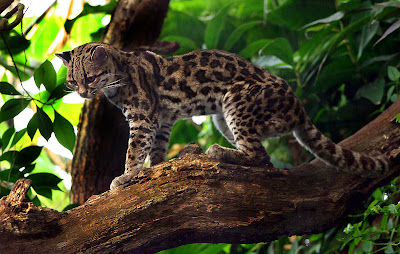
#> input picture gato-maracaja.jpg, 400 x 254 px
$ jupyter execute M1A7.ipynb   (shell and % lines are left out)
#> lines starting #> are read from the running program, lines starting #| are printed output that depends on the picture
[cell 1]
import numpy as np
import matplotlib.pyplot as plt
import cv2

[cell 2]
image = cv2.imread("./gato-maracaja.jpg")
#> image is the input picture: shape (254, 400, 3); mean B, G, R 40.8, 70.3, 67.7

[cell 3]
plt.imshow(cv2.cvtColor(image, cv2.COLOR_BGR2RGB))

[cell 4]
x_canny = np.array([[-1,0,1], [-2,0,2], [-1,0,1]])
y_canny = np.array([[-1,-2,-1], [0,0,0], [1,2,1]])

sharp = np.array([[0,-1,0], [-1,5,-1], [0,-1,0]])

print(f"x canny kernel:\n{x_canny}")
print(f"y canny kernel:\n{y_canny}")
print(f"sharp kernel:\n{sharp}")

[cell 5]
gray = cv2.cvtColor(image, cv2.COLOR_BGR2GRAY)
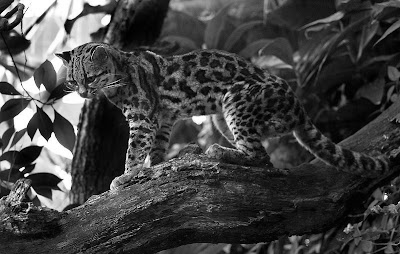
#> gray: shape (254, 400); min 0, max 255, mean 66.2
plt.imshow(gray, cmap="gray")

[cell 6]
image_canny = cv2.filter2D(gray,-1, x_canny)
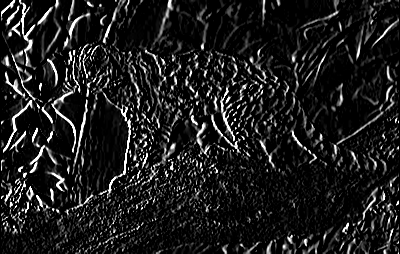
#> image_canny: shape (254, 400); min 0, max 255, mean 29.3
image_canny = cv2.filter2D(gray, -1, y_canny)
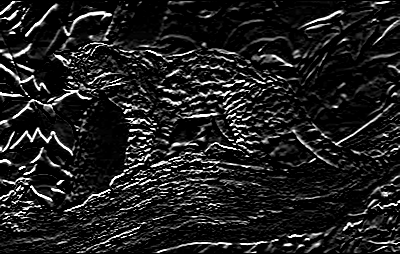
#> image_canny: shape (254, 400); min 0, max 255, mean 31.9
plt.imshow(image_canny, cmap="gray")

[cell 7]
image_sharp = cv2.filter2D(image, -1, sharp)
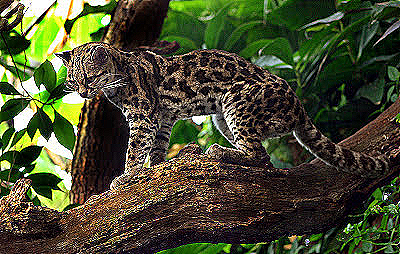
#> image_sharp: shape (254, 400, 3); mean B, G, R 48.5, 75.4, 71.9
fig, axes = plt.subplots(nrows=1, ncols=2, figsize=(10, 8))
axes[0].imshow(cv2.cvtColor(image, cv2.COLOR_BGR2RGB))
axes[1].imshow(cv2.cvtColor(image_sharp, cv2.COLOR_BGR2RGB))
plt.show()
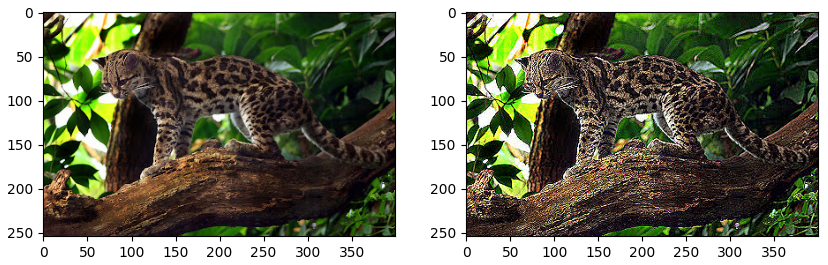
#> figure drawn by matplotlib, 2 panels
